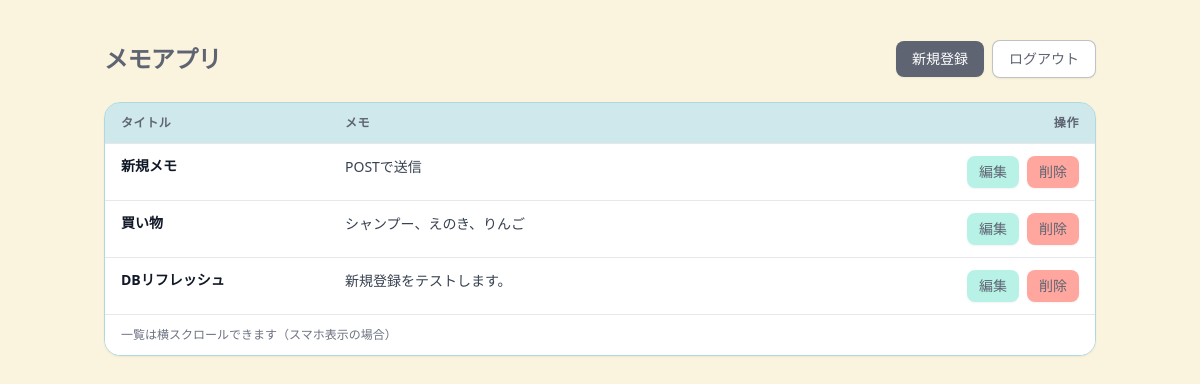
Page / (signed in) on the earlier database version.
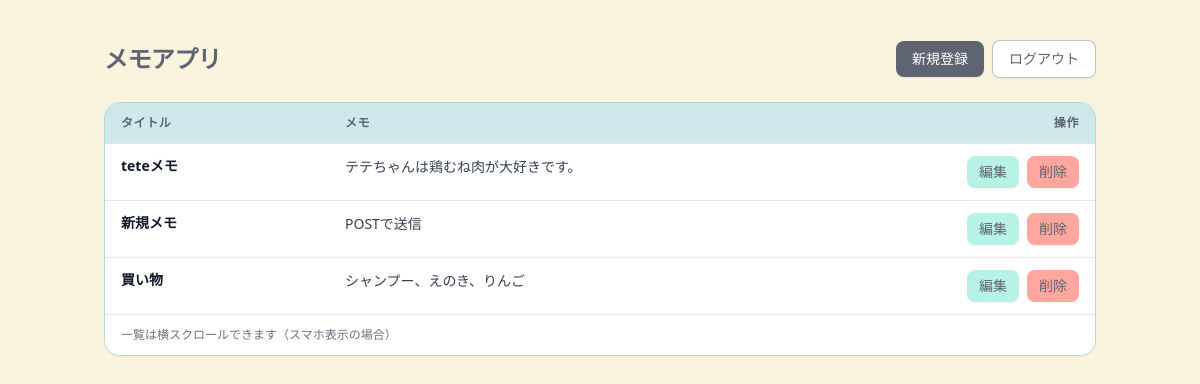
Same page on the later database version.
### app.py (models this page shows, shortened)
class Memo(db.Model):    # 「このMemoというクラスは、DBのテーブルと対応します」
    __tablename__ = "memo"    # 実際のDB上のテーブル名をmemoに指定
    id = db.Column(db.Integer, primary_key=True)    # 「memoテーブルには、整数型のid列があり、主キーです」
    title = db.Column(db.Text, nullable=False)    # 「memoテーブルには、長めの文字列でnull禁止（必須項目）のtitle列があります」
    body = db.Column(db.Text, nullable=False)    # 「memoテーブルには、長めの文字列でnull禁止（必須項目）のbody列があります」

### app.py (the view)
@app.route("/")    # トップページにアクセスされたら下の関数が動く
@login_required    # 未ログインでアクセスされたら"login"に飛ばす
def top():
    memo_list = Memo.query.order_by(Memo.id.desc()).all()
    return render_template('index.html', memo_list=memo_list)    # memo_listを'index.html'に渡して表示させる

### app.py (called while the page is built)
@login_manager.user_loader    # デコレータ（関数に役割を付ける）：下記の関数を、flask-loginが「ユーザーIDから今ログイン中のユーザーを復元する係」として使用する
def load_user(user_id: str):    # 上記で「user_loader係」として任命された関数load_userを定義。引数はflask-login から渡されるuser_id（文字列型）
    return User.query.get(int(user_id))    # Userテーブルからint型にキャストしたuser_idを検索し、Userインスタンスを取得。そのインスタンスを戻り値として返す

### templates/index.html
{% extends "base.html" %}
{% block content %}
<div class="min-h-screen bg-[#FAF3DD]">
  <div class="mx-auto max-w-5xl px-4 py-10">
    <div class="mb-6 flex flex-col gap-3 sm:flex-row sm:items-center sm:justify-between">
      <h1 class="text-2xl font-semibold tracking-tight text-[#5E6472]">メモアプリ</h1>
      <div class="flex items-center gap-2">
        <a
          href="{{ url_for('regist') }}"
          class="inline-flex items-center rounded-lg bg-[#5E6472] px-4 py-2 text-sm font-medium text-white shadow-sm hover:bg-[#4d5360] focus:outline-none focus-visible:ring-2 focus-visible:ring-[#5E6472] focus-visible:ring-offset-2"
        >
          新規登録
        </a>
        <form method="POST" action="/logout">
          <button
            type="submit"
            class="inline-flex items-center rounded-lg border border-[#5E6472]/40 bg-white px-4 py-2 text-sm font-medium text-[#5E6472] shadow-sm hover:bg-[#AED9E0]/60 focus:outline-none focus-visible:ring-2 focus-visible:ring-[#5E6472] focus-visible:ring-offset-2"
          >
            ログアウト
          </button>
        </form>
      </div>
    </div>
    {% if memo_list == [] %}
      <div class="rounded-2xl border border-dashed border-[#AED9E0] bg-white p-10 text-center shadow-sm">
        <p class="text-sm text-gray-600">メモは登録されていません</p>
        <div class="mt-4">
          <a
            href="{{ url_for('regist') }}"
            class="inline-flex items-center rounded-lg bg-[#5E6472] px-4 py-2 text-sm font-medium text-white hover:bg-[#4d5360] focus:outline-none focus-visible:ring-2 focus-visible:ring-[#5E6472] focus-visible:ring-offset-2"
          >
            最初のメモを作成
          </a>
        </div>
      </div>
    {% else %}
      <div class="overflow-hidden rounded-2xl border border-[#AED9E0] bg-white shadow-sm">
        <div class="overflow-x-auto">
          <table class="min-w-full divide-y divide-gray-200">
            <thead class="bg-[#AED9E0]/60">
              <tr>
                <th scope="col" class="px-4 py-3 text-left text-xs font-semibold uppercase tracking-wider text-[#5E6472]">
                  タイトル
                </th>
                <th scope="col" class="px-4 py-3 text-left text-xs font-semibold uppercase tracking-wider text-[#5E6472]">
                  メモ
                </th>
                <th scope="col" class="px-4 py-3 text-right text-xs font-semibold uppercase tracking-wider text-[#5E6472]">
                  操作
                </th>
              </tr>
            </thead>
            <tbody class="divide-y divide-gray-200 bg-white">
              {% for memo in memo_list %}
                <tr class="hover:bg-[#AED9E0]/30">
                  <td class="w-56 px-4 py-3 align-top">
                    <div class="text-sm font-semibold text-gray-900">
                      {{memo.title}}
                    </div>
                  </td>
                  <td class="px-4 py-3 align-top">
                    <div class="text-sm text-gray-700 leading-relaxed line-clamp-2">
                      {{memo.body}}
                    </div>
                  </td>
                  <td class="px-4 py-3 align-top">
                    <div class="flex justify-end gap-2">
                      <a
                        href="{{ url_for('edit', id=memo.id) }}"
                        class="inline-flex items-center rounded-lg bg-[#B8F2E6] px-3 py-1.5 text-sm font-medium text-[#5E6472] shadow-sm hover:bg-[#9de9d9] focus:outline-none focus-visible:ring-2 focus-visible:ring-[#B8F2E6] focus-visible:ring-offset-2"
                      >
                        編集
                      </a>
                      <a
                        href="{{ url_for('delete', id=memo.id) }}"
                        class="inline-flex items-center rounded-lg bg-[#FFA69E] px-3 py-1.5 text-sm font-medium text-[#5E6472] shadow-sm hover:bg-[#f5948a] focus:outline-none focus-visible:ring-2 focus-visible:ring-[#FFA69E] focus-visible:ring-offset-2"
                      >
                        削除
                      </a>
                    </div>
                  </td>
                </tr>
              {% endfor %}
            </tbody>
          </table>
        </div>
        <div class="flex items-center justify-between border-t border-gray-200 bg-white px-4 py-3">
          <p class="text-xs text-gray-500">
            一覧は横スクロールできます（スマホ表示の場合）
          </p>
        </div>
      </div>
    {% endif %}
  </div>
</div>
{% endblock %}

### templates/base.html (shortened to what this page needs)
<!DOCTYPE html>
<html lang="en">
<head>
    <script src="https://cdn.tailwindcss.com"></script>
</head>
<body class="min-h-screen bg-[#FAF3DD]">
  {% block content %}{% endblock %}
</body>
</html>

Differences in the rows shown:
removed Memo: title "DBリフレッシュ", body "新規登録をテストします。"
added Memo: title "teteメモ", body "テテちゃんは鶏むね肉が大好きです。"
